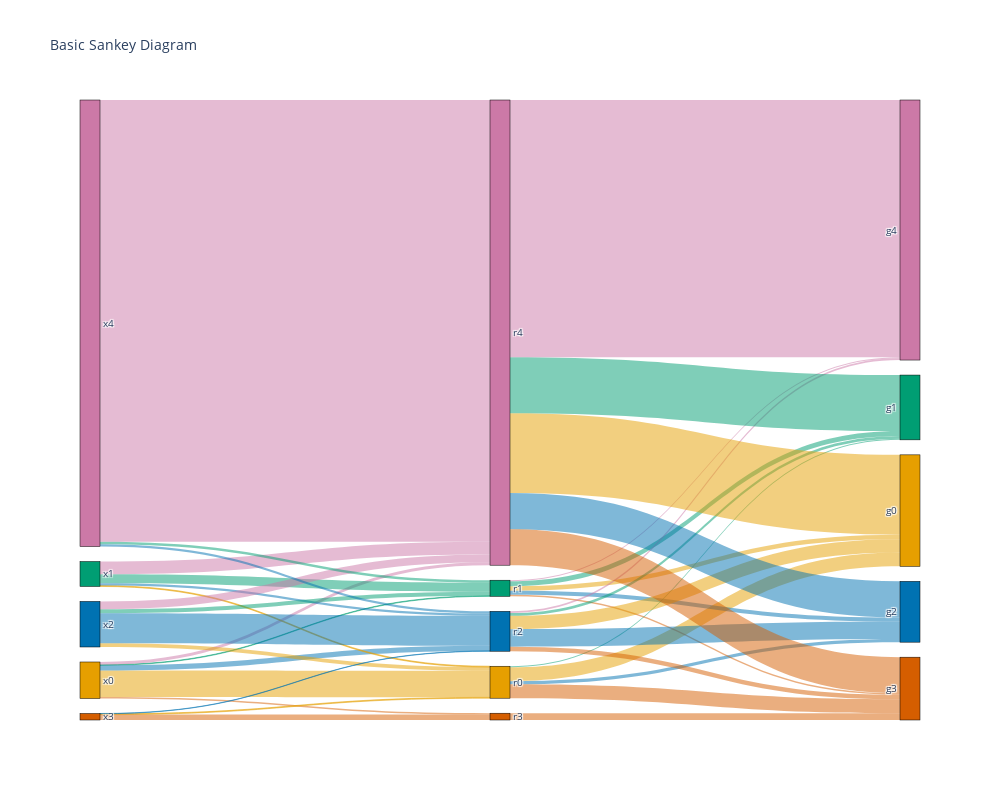

Notebook source saved alongside this figure:
### Code cell
fig = go.Figure(data=[go.Sankey(
    node = dict(
      pad = 15,
      thickness = 20,
      line = dict(color = "black", width = 0.5),
      label = labels,
      color = color_node
    ),
    link = dict(
      source = sources,
      target = targets,
      value = values,
      label = labels,
      color = color_link
  ))])

fig.update_layout(title_text="Basic Sankey Diagram", font_size=10, width=1000, height=800)
fig.show()

### Figure 1 — Plotly figure (JSON) as saved in the notebook; plotly's stock layout.template omitted (floating-point values rounded to 4 significant figures)
{"data": [{"link": {"color": ["rgba(230, 159, 0, 0.5)", "rgba(0, 158, 115, 0.5)", "rgba(0, 114, 178, 0.5)", "rgba(213, 94, 0, 0.5)", "rgba(204, 121, 167, 0.5)", "rgba(230, 159, 0, 0.5)", "rgba(0, 158, 115, 0.5)", "rgba(0, 114, 178, 0.5)", "rgba(213, 94, 0, 0.5)", "rgba(204, 121, 167, 0.5)", "rgba(230, 159, 0, 0.5)", "rgba(0, 158, 115, 0.5)", "rgba(0, 114, 178, 0.5)", "rgba(213, 94, 0, 0.5)", "rgba(204, 121, 167, 0.5)", "rgba(230, 159, 0, 0.5)", "rgba(0, 158, 115, 0.5)", "rgba(0, 114, 178, 0.5)", "rgba(213, 94, 0, 0.5)", "rgba(204, 121, 167, 0.5)", "rgba(230, 159, 0, 0.5)", "rgba(0, 158, 115, 0.5)", "rgba(0, 114, 178, 0.5)", "rgba(213, 94, 0, 0.5)", "rgba(204, 121, 167, 0.5)", "rgba(230, 159, 0, 0.5)", "rgba(0, 158, 115, 0.5)", "rgba(0, 114, 178, 0.5)", "rgba(213, 94, 0, 0.5)", "rgba(204, 121, 167, 0.5)", "rgba(230, 159, 0, 0.5)", "rgba(0, 158, 115, 0.5)", "rgba(0, 114, 178, 0.5)", "rgba(213, 94, 0, 0.5)", "rgba(204, 121, 167, 0.5)", "rgba(230, 159, 0, 0.5)", "rgba(0, 158, 115, 0.5)", "rgba(0, 114, 178, 0.5)", "rgba(213, 94, 0, 0.5)", "rgba(204, 121, 167, 0.5)", "rgba(230, 159, 0, 0.5)", "rgba(0, 158, 115, 0.5)", "rgba(0, 114, 178, 0.5)", "rgba(213, 94, 0, 0.5)", "rgba(204, 121, 167, 0.5)", "rgba(230, 159, 0, 0.5)", "rgba(0, 158, 115, 0.5)", "rgba(0, 114, 178, 0.5)", "rgba(213, 94, 0, 0.5)", "rgba(204, 121, 167, 0.5)", "rgba(230, 159, 0, 0.5)", "rgba(0, 158, 115, 0.5)", "rgba(0, 114, 178, 0.5)", "rgba(213, 94, 0, 0.5)", "rgba(204, 121, 167, 0.5)", "rgba(230, 159, 0, 0.5)", "rgba(0, 158, 115, 0.5)", "rgba(0, 114, 178, 0.5)", "rgba(213, 94, 0, 0.5)", "rgba(204, 121, 167, 0.5)"], "label": ["x0", "x1", "x2", "x3", "x4", "r0", "r1", "r2", "r3", "r4", "g0", "g1", "g2", "g3", "g4"], "source": [0, 0, 0, 0, 0, 1, 1, 1, 1, 1, 2, 2, 2, 2, 2, 3, 3, 3, 3, 3, 4, 4, 4, 4, 4, 5, 5, 5, 5, 5, 6, 6, 6, 6, 6, 7, 7, 7, 7, 7, 8, 8, 8, 8, 8, 9, 9, 9, 9, 9], "target": [5, 6, 7, 8, 9, 5, 6, 7, 8, 9, 5, 6, 7, 8, 9, 5, 6, 7, 8, 9, 5, 6, 7, 8, 9, 10, 11, 12, 13, 14, 10, 11, 12, 13, 14, 10, 11, 12, 13, 14, 10, 11, 12, 13, 14, 10, 11, 12, 13, 14], "value": [94, 2, 18, 5, 10, 3, 32, 8, 0, 45, 13, 14, 106, 0, 28, 3, 0, 1, 19, 0, 0, 9, 8, 0, 1561, 49, 4, 11, 49, 0, 16, 17, 14, 6, 4, 47, 10, 62, 16, 6, 0, 0, 0, 24, 0, 282, 198, 128, 127, 909]}, "node": {"color": ["rgba(230, 159, 0, 1)", "rgba(0, 158, 115, 1)", "rgba(0, 114, 178, 1)", "rgba(213, 94, 0, 1)", "rgba(204, 121, 167, 1)", "rgba(230, 159, 0, 1)", "rgba(0, 158, 115, 1)", "rgba(0, 114, 178, 1)", "rgba(213, 94, 0, 1)", "rgba(204, 121, 167, 1)", "rgba(230, 159, 0, 1)", "rgba(0, 158, 115, 1)", "rgba(0, 114, 178, 1)", "rgba(213, 94, 0, 1)", "rgba(204, 121, 167, 1)"], "label": ["x0", "x1", "x2", "x3", "x4", "r0", "r1", "r2", "r3", "r4", "g0", "g1", "g2", "g3", "g4"], "line": {"color": "black", "width": 0.5}, "pad": 15, "thickness": 20}, "type": "sankey"}], "layout": {"font": {"size": 10}, "height": 800, "title": {"text": "Basic Sankey Diagram"}, "width": 1000}}
